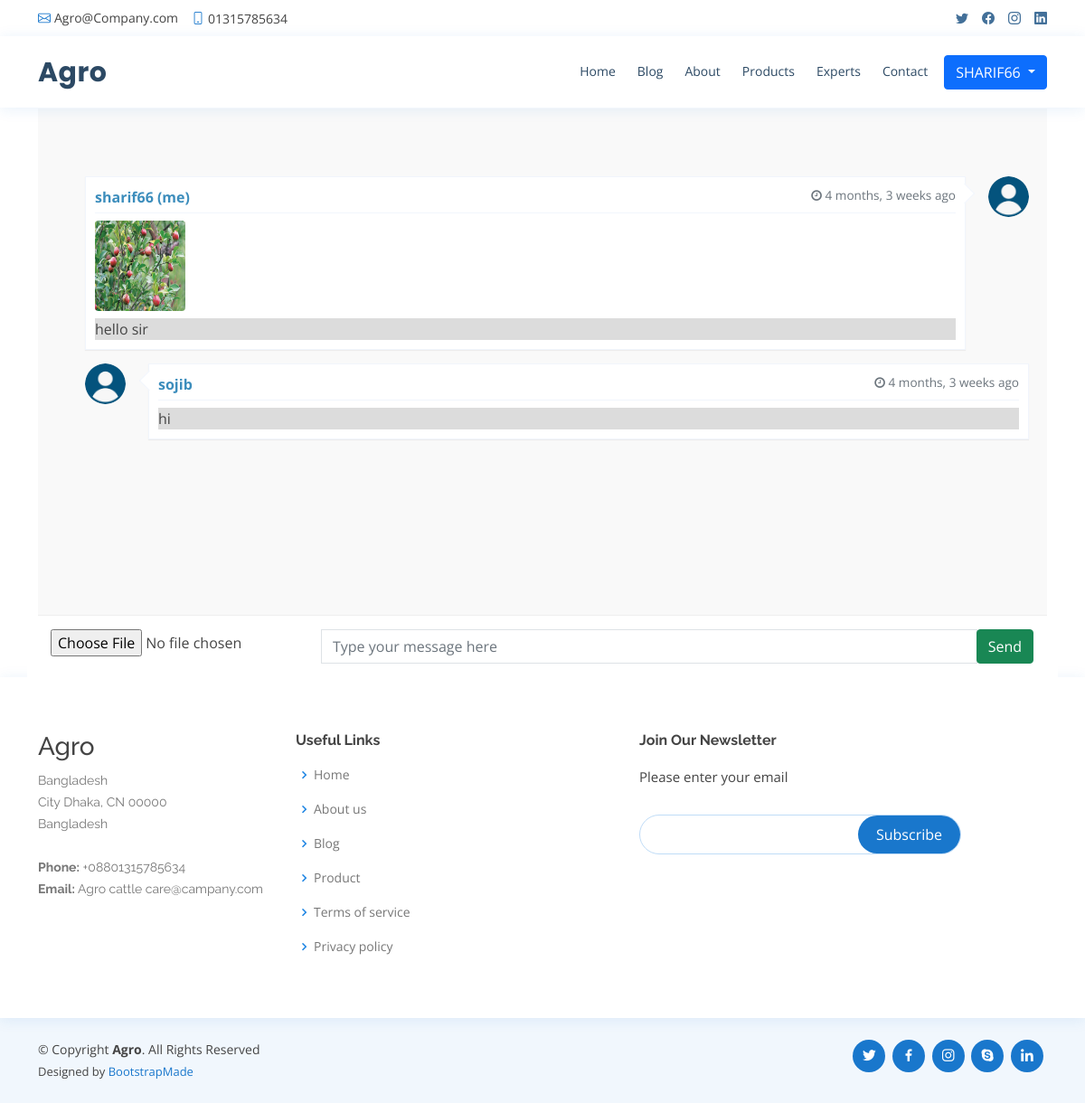
Screenshot of /message/32/ (signed in) with the database file from the repository.
### account/models.py (models this page shows)
class User(AbstractUser):
    FARMAR = 'FARMAR'
    AGRICULTURERIST = 'AGRICULTURERIST'
    VATONARIS = 'VATONARIS'
    USER_TYPE = [
        (FARMAR, 'FARMAR'),
        (AGRICULTURERIST, 'AGRICULTURERIST'),
        (VATONARIS, 'VATONARIS'),
    ]
    user_type = models.CharField(
        choices=USER_TYPE, default=FARMAR, max_length=50)
    image = models.ImageField(default="default.png")
    about = models.TextField(null=True, blank=True)

### general/models.py (models this page shows, shortened)
class Message(models.Model):
    expart = models.ForeignKey(
        User, related_name='expart', on_delete=models.CASCADE)
    message = models.TextField()
    seen = models.BooleanField(default=False)
    reply = models.BooleanField(default=False)
    image = models.ImageField(blank=True)
    farmer = models.ForeignKey(
        User, related_name='farmer', on_delete=models.CASCADE)
    created_at = models.DateTimeField(auto_now_add=True)

### general/views.py (the view)
# urls.py: path('message/<int:id>/', message_farmer, name='message'),
def message_farmer(request, id):
    message = Message.objects.filter(expart=id).filter(farmer=request.user.id)
    expart = User.objects.get(id=id)
    farmer = User.objects.get(id=request.user.id)
    if(request.POST):
        if(request.FILES):
            Message.objects.create(
                expart=expart, farmer=farmer, image=request.FILES['image'], message=request.POST['message'])
        else:
            Message.objects.create(
                expart=expart, farmer=farmer, message=request.POST['message'])
    else:
        Message.objects.filter(
            farmer=request.user.id, expart=id).update(seen=True)
    context = {
        'messages': message,
        'id': id
    }
    return render(request, 'message.html', context)

### templates/message.html (shortened to what this page needs)
{% extends 'base.html' %}
{% block style %}
<link href="https://maxcdn.bootstrapcdn.com/font-awesome/4.3.0/css/font-awesome.min.css" rel="stylesheet">
{% endblock style %}
{% block content %}
{% load humanize %}
<div class="container bootstrap snippets bootdey">
    <div class="row">
        <div class="col-md-12 bg-white ">
            <div class="chat-message">
                <ul class="chat">
                    {% for message in messages %}
                    <li class="{% if message.reply %}left  {% else %} right{% endif %} clearfix">
                        <span class="chat-img pull-{% if message.reply %}left  {% else %}right{% endif %}">
                            <img src="/media/default.png" alt="User Avatar">
                        </span>
                        <div class="chat-body clearfix">
                            <div class="header">
                                <strong class="primary-font">
                                    {% if message.reply %}
                                    {{message.expart}}
                                    {% else %}
                                    {{message.farmer}} (me)
                                    {% endif %}
                                </strong>
                                <small class="pull-right text-muted"><i class="fa fa-clock-o"></i>
                                    {{ message.created_at|naturaltime }}
                                </small>
                            </div>
                            {% if message.image %}
                            <img class="rounded mt-2" style="height: 100px;width: 100px;" src="/media/{{message.image}}"
                                alt="">
                            {% endif %}
                            <p class="mt-2" style="background-color: gainsboro;">
                                {{message.message}}
                            </p>
                        </div>
                    </li>
                    {% endfor %}
                </ul>
            </div>
            <div class="chat-box bg-white">
                <form action="{% url 'message' id  %}" method="POST" enctype="multipart/form-data">
                    <div class="input-group">
                        <input type="file" name="image" class="" style="width: 300px;">
                        <input class="form-control border no-shadow no-rounded" required
                            placeholder="Type your message here" name="message">
                        <span class="input-group-btn">
                            <button class="btn btn-success no-rounded" type="submit">Send</button>
                        </span>
                    </div>
                </form>
            </div>
        </div>
    </div>
</div>
{% endblock content %}

### templates/base.html (shortened to what this page needs)
{% load static %}
<!DOCTYPE html>
<html lang="en">
<head>
    <link href="{% static 'assets/vendor/animate.css/animate.min.css' %}" rel="stylesheet">
    <link href="{% static 'assets/vendor/bootstrap/css/bootstrap.min.css' %}" rel="stylesheet">
    <link href="{% static 'assets/vendor/bootstrap-icons/bootstrap-icons.css' %}" rel="stylesheet">
    <link href="{% static 'assets/vendor/boxicons/css/boxicons.min.css' %}" rel="stylesheet">
    <link href="{% static 'assets/vendor/fontawesome-free/css/all.min.css' %}" rel="stylesheet">
    <link href="{% static 'assets/vendor/glightbox/css/glightbox.min.css' %}" rel="stylesheet">
    <link href="{% static 'assets/vendor/remixicon/remixicon.css' %}" rel="stylesheet">
    <link href="{% static 'assets/vendor/swiper/swiper-bundle.min.css' %}" rel="stylesheet">
    <link href="{% static 'assets/css/style.css' %}" rel="stylesheet">
    {% block style %}
    {% endblock style %}
</head>
<body>
    <div id="topbar" class="d-flex align-items-center fixed-top">
        <div class="container d-flex justify-content-between">
            <div class="contact-info d-flex align-items-center">
                <i class="bi bi-envelope"></i> <a href="mailto:contact@example.com">Agro@Company.com</a>
                <i class="bi bi-phone"></i> 01315785634
            </div>
            <div class="d-none d-lg-flex social-links align-items-center">
                <a href="#" class="twitter"><i class="bi bi-twitter"></i></a>
                <a href="#" class="facebook"><i class="bi bi-facebook"></i></a>
                <a href="#" class="instagram"><i class="bi bi-instagram"></i></a>
                <a href="#" class="linkedin"><i class="bi bi-linkedin"></i></i></a>
            </div>
        </div>
    </div>
    <header id="header" class="fixed-top">
        <div class="container d-flex align-items-center">
            <h1 class="logo me-auto"><a href="{% url 'home' %}">Agro</a></h1>
            <nav id="navbar" class="navbar order-last order-lg-0">
                <ul>
                    {% url 'home' as url %}
                    <li><a class="nav-link scrollto {% if request.path == url %} active {% endif %}"
                            href="{% url 'home' %}">Home</a></li>
                    {% url 'viewBlog' as url %}
                    <li><a class="nav-link scrollto {% if request.path == url %} active {% endif %}"
                            href="{% url 'viewBlog' %}">Blog</a></li>
                    {% url 'about' as url %}
                    <li><a class="nav-link scrollto {% if request.path == url %} active {% endif %}"
                            href="{% url 'about' %}">About</a></li>
                    {% url 'products' as url %}
                    <li><a class="nav-link scrollto {% if request.path == url %} active {% endif %}"
                            href="{% url 'products' %}">Products</a></li>
                    {% if user.user_type == 'FARMAR' %}
                    <li class="dropdown"><a href="{% url 'agreeculturist' %}"><span>Experts </span> </a>
                    </li>
                    {% endif %}
                    {% url 'contact' as url %}
                    <li><a class="nav-link scrollto {% if request.path == url %} active {% endif %}"
                            href="{% url 'contact' %}">Contact</a></li>
                    <!--
                        {% url 'checkout' as checkout %} -->
                    {% url 'cart' as cart %}
                    {% url 'products' as pro %}
                    {% url 'home' as hom %}
                </ul>
            </nav>
            {% if request.user.is_authenticated %}
            <div class="btn-group">
                <button type="button" class="btn btn-primary dropdown-toggle ms-3" data-bs-toggle="dropdown"
                    aria-expanded="false">
                    {{request.user|upper}}
                </button>
            </div>
            {% else %}
            {% url 'product' as url %}
            <a class="btn btn-primary {% if request.path == url %} active {% endif %} ms-2"
                href="{% url 'login' %}">Login
            </a>
            {% endif %}
        </div>
    </header>
    {% url 'home' as url %}
    {% block content %}
    {% endblock content %}
    <footer id="footer">
        <div class="footer-top">
            <div class="container">
                <div class="row">
                    <div class="col-lg-3 col-md-6 footer-contact">
                        <h3>Agro</h3>
                        <p>
                            Bangladesh <br>
                            City Dhaka, CN 00000<br>
                            Bangladesh <br><br>
                            <strong>Phone:</strong> +08801315785634<br>
                            <strong>Email:</strong> Agro cattle care@campany.com<br>
                        </p>
                    </div>
                    <div class="col-lg-4 col-md-6 footer-links">
                        <h4>Useful Links</h4>
                        <ul>
                            <li><i class="bx bx-chevron-right"></i> <a href="{% url 'home' %}">Home</a></li>
                            <li><i class="bx bx-chevron-right"></i> <a href="{% url 'about' %}">About us</a></li>
                            <li><i class="bx bx-chevron-right"></i> <a href="{% url 'viewBlog' %}">Blog</a></li>
                            <li><i class="bx bx-chevron-right"></i> <a href="{% url 'products' %}">Product</a></li>
                            <li><i class="bx bx-chevron-right"></i> <a href="{% url 'terms' %}">Terms of service</a>
                            </li>
                            <li><i class="bx bx-chevron-right"></i> <a href="{% url 'privacy' %}">Privacy policy</a>
                            </li>
                        </ul>
                    </div>
                    <div class="col-lg-4 col-md-6 footer-newsletter">
                        <h4>Join Our Newsletter</h4>
                        <p>Please enter your email</p>
                        <form action="{% url 'sub' %}" method="post">
                            <input type="email" name="subscriber"><input type="submit" value="Subscribe">
                        </form>
                    </div>
                </div>
            </div>
        </div>
        <div class="container d-md-flex py-4">
            <div class="me-md-auto text-center text-md-start">
                <div class="copyright">
                    &copy; Copyright <strong><span>Agro</span></strong>. All Rights Reserved
                </div>
                <div class="credits">
                    Designed by <a href="https://bootstrapmade.com/">BootstrapMade</a>
                </div>
            </div>
            <div class="social-links text-center text-md-right pt-3 pt-md-0">
                <a href="#" class="twitter"><i class="bx bxl-twitter"></i></a>
                <a href="#" class="facebook"><i class="bx bxl-facebook"></i></a>
                <a href="#" class="instagram"><i class="bx bxl-instagram"></i></a>
                <a href="#" class="google-plus"><i class="bx bxl-skype"></i></a>
                <a href="#" class="linkedin"><i class="bx bxl-linkedin"></i></a>
            </div>
        </div>
    </footer>
</body>
</html>

### static/assets/css/style.css (style rules this page uses)
body { font-family: "Open Sans", sans-serif; color: #444444; }
a { color: #1977cc; text-decoration: none; }
h1, h2, h3, h4, h5, h6 { font-family: "Raleway", sans-serif; }
#topbar { background: #fff; height: 40px; font-size: 14px; transition: all 0.5s; z-index: 996; }
#topbar .contact-info a { line-height: 1; color: #444444; transition: 0.3s; }
#topbar .contact-info i { color: #1977cc; padding-right: 4px; margin-left: 15px; line-height: 0; }
#topbar .contact-info i:first-child { margin-left: 0; }
#topbar .social-links a { color: #437099; padding-left: 15px; display: inline-block; line-height: 1px; transition: 0.3s; }
#topbar .social-links a:first-child { border-left: 0; }
#header { background: #fff; transition: all 0.5s; z-index: 997; padding: 15px 0; top: 40px; box-shadow: 0px 2px 15px rgba(25, 119, 204, 0.1); }
#header .logo { font-size: 30px; margin: 0; padding: 0; line-height: 1; font-weight: 700; letter-spacing: 0.5px; font-family: "Poppins", sans-serif; }
#header .logo a { color: #2c4964; }
.navbar { padding: 0; }
.navbar ul { margin: 0; padding: 0; display: flex; list-style: none; align-items: center; }
.navbar li { position: relative; }
.navbar > ul > li { position: relative; white-space: nowrap; padding: 8px 0 8px 20px; }
.navbar a, .navbar a:focus { display: flex; align-items: center; justify-content: space-between; font-size: 14px; color: #2c4964; white-space: nowrap; transition: 0.3s; border-bottom: 2px solid #fff; padding: 5px 2px; }
#footer { color: #444444; font-size: 14px; background: #f1f7fd; }
#footer .footer-top { padding: 60px 0 30px 0; background: #fff; box-shadow: 0px 2px 15px rgba(25, 119, 204, 0.1); }
#footer .footer-top .footer-contact { margin-bottom: 30px; }
#footer .footer-top .footer-contact p { font-size: 14px; line-height: 24px; margin-bottom: 0; font-family: "Raleway", sans-serif; color: #777777; }
#footer .footer-top h4 { font-size: 16px; font-weight: bold; color: #444444; position: relative; padding-bottom: 12px; }
#footer .footer-top .footer-links { margin-bottom: 30px; }
#footer .footer-top .footer-links ul { list-style: none; padding: 0; margin: 0; }
#footer .footer-top .footer-links ul i { padding-right: 2px; color: #1c84e3; font-size: 18px; line-height: 1; }
#footer .footer-top .footer-links ul li { padding: 10px 0; display: flex; align-items: center; }
#footer .footer-top .footer-links ul li:first-child { padding-top: 0; }
#footer .footer-top .footer-links ul a { color: #777777; transition: 0.3s; display: inline-block; line-height: 1; }
#footer .footer-newsletter { font-size: 15px; }
#footer .footer-newsletter h4 { font-size: 16px; font-weight: bold; color: #444444; position: relative; padding-bottom: 12px; }
#footer .footer-newsletter form { margin-top: 30px; background: #fff; padding: 6px 10px; position: relative; border-radius: 50px; text-align: left; border: 1px solid #bfdcf7; }
#footer .footer-newsletter form input[type=email] { border: 0; padding: 4px 8px; width: calc(100% - 100px); }
#footer .footer-newsletter form input[type=submit] { position: absolute; top: 0; right: 0; bottom: 0; border: 0; background: none; font-size: 16px; padding: 0 20px; background: #1977cc; color: #fff; transition: 0.3s; border-radius: 50px; }
#footer .credits { padding-top: 5px; font-size: 13px; color: #444444; }
#footer .social-links a { font-size: 18px; display: inline-block; background: #1977cc; color: #fff; line-height: 1; padding: 8px 0; margin-right: 4px; border-radius: 50%; text-align: center; width: 36px; height: 36px; transition: 0.3s; }

### rows the page displays
User: user "SHARIF66"
Message: farmer "sharif66", created_at "4 months, 3 weeks ago", image (picture), message "hello sir"
Message: expart "sojib", created_at "4 months, 3 weeks ago", message "hi"
